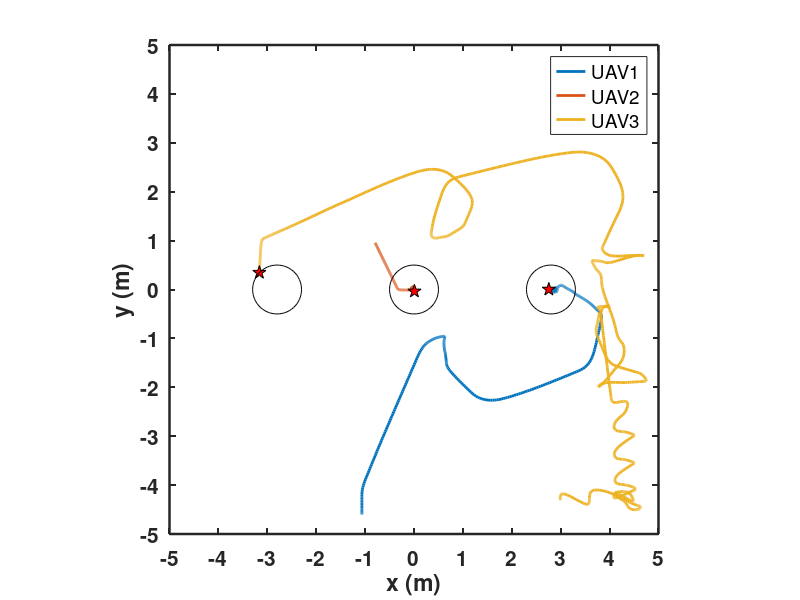

Reproduce this figure in MATLAB. (Note: this script raises an error after producing the figure.)
clear;
load data_3.mat

figure;
start_point = 1;
end_point = 1300;
plot(posx0(start_point:end_point,3),posy0(start_point:end_point,3),'Linewidth',2)
hold on 
plot(posx1(start_point:end_point,3),posy1(start_point:end_point,3),'Linewidth',2)
hold on 
plot(posx2(start_point:end_point,3),posy2(start_point:end_point,3),'Linewidth',2)

plot(posx0(end_point,3),posy0(end_point,3),'p','MarkerSize',10,'MarkerFaceColor',[1.0,0.0,0.0],'MarkerEdgeColor','k')
plot(posx1(end_point,3),posy1(end_point,3),'p','MarkerSize',10,'MarkerFaceColor',[1.0,0.0,0.0],'MarkerEdgeColor','k')
plot(posx2(end_point,3),posy2(end_point,3),'p','MarkerSize',10,'MarkerFaceColor',[1.0,0.0,0.0],'MarkerEdgeColor','k')

rectangle('Position',[2.8-0.5,0-0.5,1,1],'Curvature',[1,1]),axis equal;
rectangle('Position',[0-0.5,0-0.5,1,1],'Curvature',[1,1]),axis equal;
rectangle('Position',[-2.8-0.5,0-0.5,1,1],'Curvature',[1,1]),axis equal;

set(gca,'linewidth',1.8);
set(gca, 'FontSize',15)
set(gca,'FontWeight','bold');
legend("UAV1","UAV2","UAV3")
xlabel("x (m)")
ylabel("y (m)")
xlim([-5,5])
ylim([-5,5])
xticks([-5:1:5])
yticks([-5:1:5])

clear
load data_4.mat

clear
load data_6.mat
